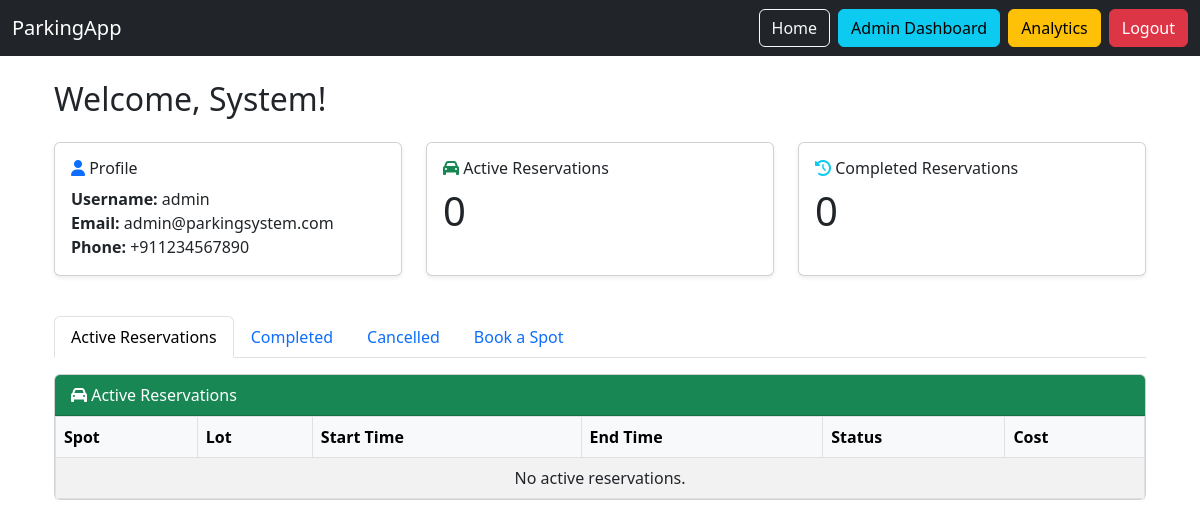
The app's page /user/dashboard (signed in) with its own data.
### app/models/user.py (models this page shows, shortened)
class User(BaseModel):
    __tablename__ = "users"
    username = db.Column(db.String(80), unique=True, nullable=False, index=True)
    email = db.Column(db.String(150), unique=True, nullable=False, index=True)
    phone = db.Column(db.String(20), nullable=False, unique=True)
    password_hash = db.Column(db.String(200), nullable=False)
    first_name = db.Column(db.String(50), nullable=False)
    last_name = db.Column(db.String(50), nullable=False)
    gender = db.Column(db.Enum(GenderEnum), nullable=False, default=GenderEnum.OTHER)
    status = db.Column(db.Enum(UserStatus), default=UserStatus.PENDING, nullable=False)
    user_roles = db.relationship('UserRole', back_populates='user', cascade='all, delete-orphan')
    reservations = db.relationship('Reservation', back_populates='user')

### app/routes/user.py (the view)
@user_bp.route('/dashboard')
def user_dashboard():
    user_id = session.get('user_id')
    if not user_id:
        flash('You must be logged in to view your dashboard.', 'danger')
        return redirect(url_for('auth.login'))
    user = User.query.get(user_id)
    reservations = Reservation.query.filter_by(user_id=user_id).order_by(Reservation.created_at.desc()).all()
    active_reservations = [r for r in reservations if r.status.value == 'active']
    completed_reservations = [r for r in reservations if r.status.value == 'completed']
    cancelled_reservations = [r for r in reservations if r.status.value == 'cancelled']
    lots = ParkingLot.query.all()
    spots = ParkingSpot.query.filter_by(status='available').all()
    return render_template('dashboards/user_dashboard.html',
                           user=user,
                           active_reservations=active_reservations,
                           completed_reservations=completed_reservations,
                           cancelled_reservations=cancelled_reservations,
                           lots=lots,
                           spots=spots)

### app/templates/dashboards/user_dashboard.html (shortened to what this page needs)
{% extends 'base.html' %}
{% block content %}
<link rel="stylesheet" href="https://cdnjs.cloudflare.com/ajax/libs/font-awesome/6.4.0/css/all.min.css">
<div class="container mt-4">
  <h2 class="mb-4">Welcome, {{ user.first_name }}!</h2>
  <div class="row mb-4">
    <div class="col-md-4 mb-3">
      <div class="card h-100 shadow-sm">
        <div class="card-body">
          <h6 class="mb-2"><i class="fa fa-user text-primary"></i> Profile</h6>
          <div><b>Username:</b> {{ user.username }}</div>
          <div><b>Email:</b> {{ user.email }}</div>
          <div><b>Phone:</b> {{ user.phone }}</div>
        </div>
      </div>
    </div>
    <div class="col-md-4 mb-3">
      <div class="card h-100 shadow-sm">
        <div class="card-body">
          <h6 class="mb-2"><i class="fa fa-car text-success"></i> Active Reservations</h6>
          <div class="display-6">{{ active_reservations|length }}</div>
        </div>
      </div>
    </div>
    <div class="col-md-4 mb-3">
      <div class="card h-100 shadow-sm">
        <div class="card-body">
          <h6 class="mb-2"><i class="fa fa-history text-info"></i> Completed Reservations</h6>
          <div class="display-6">{{ completed_reservations|length }}</div>
        </div>
      </div>
    </div>
  </div>
  <ul class="nav nav-tabs mb-3" id="userTab" role="tablist">
    <li class="nav-item" role="presentation">
      <button class="nav-link active" id="active-tab" data-bs-toggle="tab" data-bs-target="#active" type="button" role="tab">Active Reservations</button>
    </li>
    <li class="nav-item" role="presentation">
      <button class="nav-link" id="completed-tab" data-bs-toggle="tab" data-bs-target="#completed" type="button" role="tab">Completed</button>
    </li>
    <li class="nav-item" role="presentation">
      <button class="nav-link" id="cancelled-tab" data-bs-toggle="tab" data-bs-target="#cancelled" type="button" role="tab">Cancelled</button>
    </li>
    <li class="nav-item" role="presentation">
      <button class="nav-link" id="book-tab" data-bs-toggle="tab" data-bs-target="#book" type="button" role="tab">Book a Spot</button>
    </li>
  </ul>
  <div class="tab-content" id="userTabContent">
    <div class="tab-pane fade show active" id="active" role="tabpanel">
      <div class="card mb-3">
        <div class="card-header bg-success text-white"><i class="fa fa-car"></i> Active Reservations</div>
        <div class="card-body p-0">
          <table class="table table-bordered table-striped mb-0">
            <thead class="table-light">
              <tr>
                <th>Spot</th>
                <th>Lot</th>
                <th>Start Time</th>
                <th>End Time</th>
                <th>Status</th>
                <th>Cost</th>
              </tr>
            </thead>
            <tbody>
              {% if active_reservations|length == 0 %}
              <tr><td colspan="6" class="text-center">No active reservations.</td></tr>
              {% endif %}
            </tbody>
          </table>
        </div>
      </div>
    </div>
  </div>
</div>
{% endblock %}

### records on screen
User: first_name "System", username "admin", email "admin@parkingsystem.com", phone "+911234567890"

### other values on screen
{{ active_reservations|length }} "0"
{{ completed_reservations|length }} "0"
